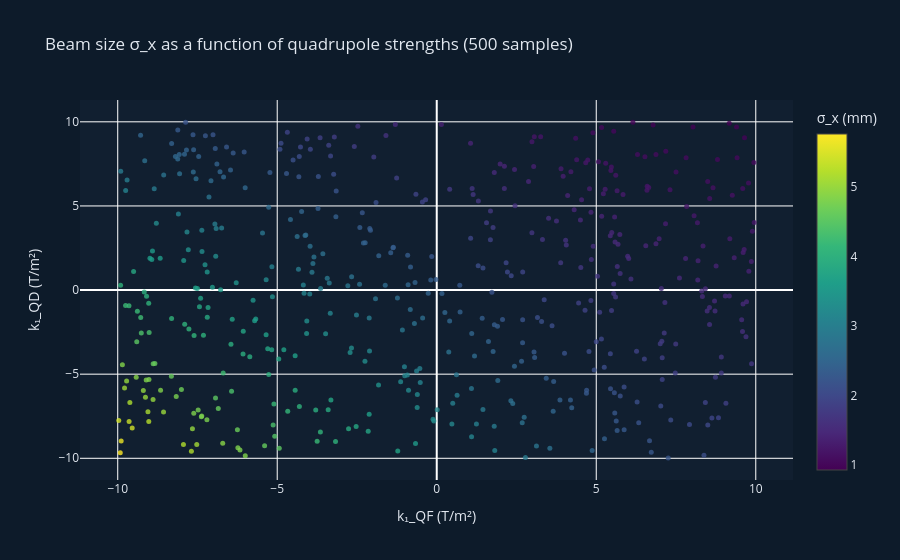

The code cell stored with this chart in its notebook:
### Markdown cell above
### Explore the training data

### Code cell
# Plot σ_x as a function of (k1_QF, k1_QD)
fig = go.Figure(go.Scatter(
    x=k1_samples_all[:500, 0], y=k1_samples_all[:500, 1],
    mode='markers',
    marker=dict(
        color=y_all[:500, 0],   # σ_x in mm
        colorscale='Viridis',
        showscale=True,
        colorbar=dict(title='σ_x (mm)'),
        size=5, opacity=0.8,
    ),
))
fig.update_layout(
    title='Beam size σ_x as a function of quadrupole strengths (500 samples)',
    xaxis_title='k₁_QF (T/m²)', yaxis_title='k₁_QD (T/m²)',
    paper_bgcolor='#0d1b2a', plot_bgcolor='#111f30',
    font=dict(color='#e2e8f0'),
)
fig.show()

### Figure 1 — Plotly figure (JSON) as saved in the notebook; plotly's stock layout.template omitted (floating-point values rounded to 4 significant figures; data arrays with more than 128 entries replaced by an {"elided": "..."} marker saying what was removed)
{"data": [{"marker": {"color": {"elided": "500 float values"}, "colorbar": {"title": {"text": "σ_x (mm)"}}, "colorscale": [[0.0, "#440154"], [0.1111, "#482878"], [0.2222, "#3e4989"], [0.3333, "#31688e"], [0.4444, "#26828e"], [0.5556, "#1f9e89"], [0.6667, "#35b779"], [0.7778, "#6ece58"], [0.8889, "#b5de2b"], [1.0, "#fde725"]], "opacity": 0.8, "showscale": true, "size": 5}, "mode": "markers", "type": "scatter", "x": {"elided": "500 float values"}, "y": {"elided": "500 float values"}}], "layout": {"font": {"color": "#e2e8f0"}, "paper_bgcolor": "#0d1b2a", "plot_bgcolor": "#111f30", "title": {"text": "Beam size σ_x as a function of quadrupole strengths (500 samples)"}, "xaxis": {"title": {"text": "k₁_QF (T/m²)"}}, "yaxis": {"title": {"text": "k₁_QD (T/m²)"}}}}
